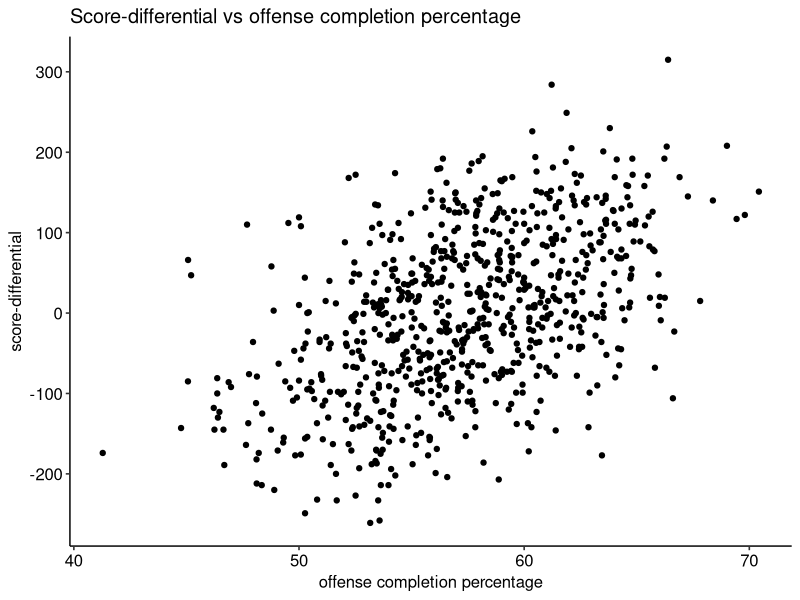
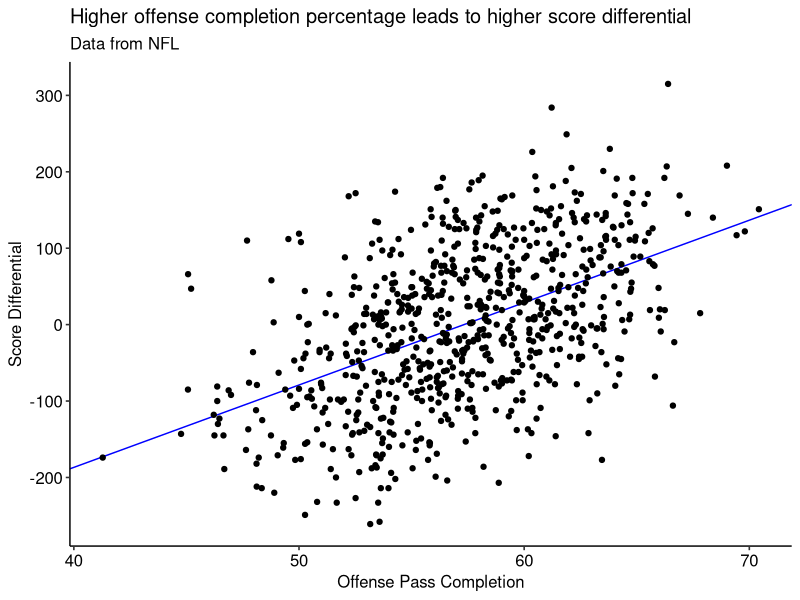
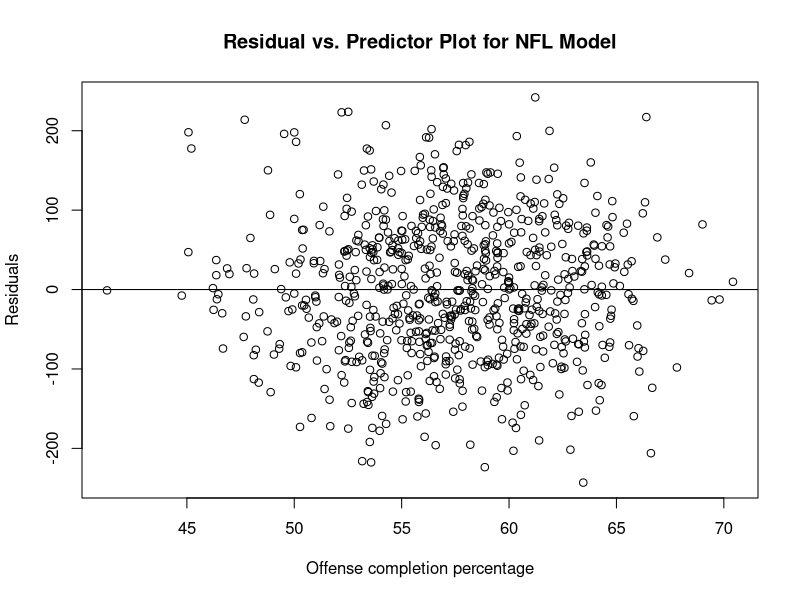
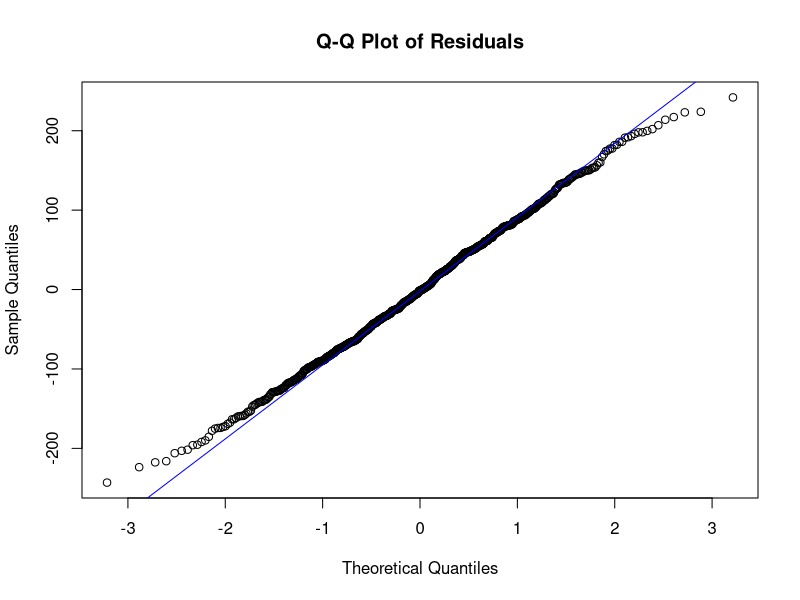

Reproduce these figures in R, in order.
## ---- chunk 1
#| include: false
#| warning: false
#| message: false

library(tidyverse)
library(ggplot2)
library(ggpubr)
library(knitr)
## ---- chunk 2
#| echo: false
#| warning: false
#| message: false
#| fig-cap: "Scatter plot with offense completion percentage as the predictor values and score-differential as the outcome values "

nfl <- read.csv("../data/nfl_clean.csv")
ggplot(nfl, aes(x = offense_completion_percentage, y = score_differential)) +
  ggtitle("Score-differential vs offense completion percentage")+
  xlab("offense completion percentage")+
  ylab("score-differential")+
  geom_point() + 
  theme_pubr()
## ---- chunk 3
#| echo: false
#| warning: false
#| message: false

for_summary <- nfl[c( "offense_completion_percentage", "score_differential")]
clean_sum <- summary(for_summary)
clean_sum
## ---- chunk 4
#| echo: false
#| warning: false
#| message: false

lm_fit <- lm(score_differential ~ offense_completion_percentage, data = nfl)

para <- lm_fit$coefficients
names(para)[names(para) == "(Intercept)"] <- "B0"
names(para)[names(para) == "offense_completion_percentage"] <- "B1"
para
## ---- chunk 5
#| echo: false
#| message: false
#| warning: false
#| fig-cap: Scatter plot with offense completion percentage as the predictor values and score-differential as the outcome values with fitted regression line included

ggplot(nfl, aes(x = offense_completion_percentage, y = score_differential)) +
  geom_abline(slope = coef(lm_fit)[2], 
              intercept = coef(lm_fit)[1], color = "blue") + 
  geom_point() +
  xlab("Offense Pass Completion")+
  ylab("Score Differential")+
  ggtitle("Higher offense completion percentage leads to higher score differential",
          subtitle = "Data from NFL") +
  theme_pubr() 
## ---- chunk 6
#| echo: false
#| warning: false
#| message: false
#visualization of regression
lm_fit <- lm(score_differential ~ offense_completion_percentage, data = nfl)

summary(lm_fit)
## ---- chunk 7
#| echo: false
#| warning: false
#| message: false
#visualization of regression
lm_fit <- lm(score_differential ~ offense_completion_percentage, data = nfl)

p_value <- summary(lm_fit)$coefficients[2,4]
names(p_value) <- "P-value"

r_squared <- summary(lm_fit)$r.squared
names(r_squared) <- "R squared"

lm_value <- c(p_value, r_squared)
lm_value
## ---- chunk 8
#| echo: false
#| message: false
#| warning: false
#| fig-cap: A residual vs predictor plot for NFL model using offense pass completion as a predictor.

plot(nfl$offense_completion_percentage, resid(lm_fit),
     main = "Residual vs. Predictor Plot for NFL Model",
     xlab = "Offense completion percentage",
     ylab = "Residuals",
)
abline(h=0)
## ---- chunk 9
#| echo: false
#| message: false
#| warning: false
#| fig-cap: A residual vs predictor plot for NFL model using offense pass completion as a predictor.

qqnorm(resid(lm_fit),
       main = "Q-Q Plot of Residuals")
qqline(resid(lm_fit), col = "blue")
